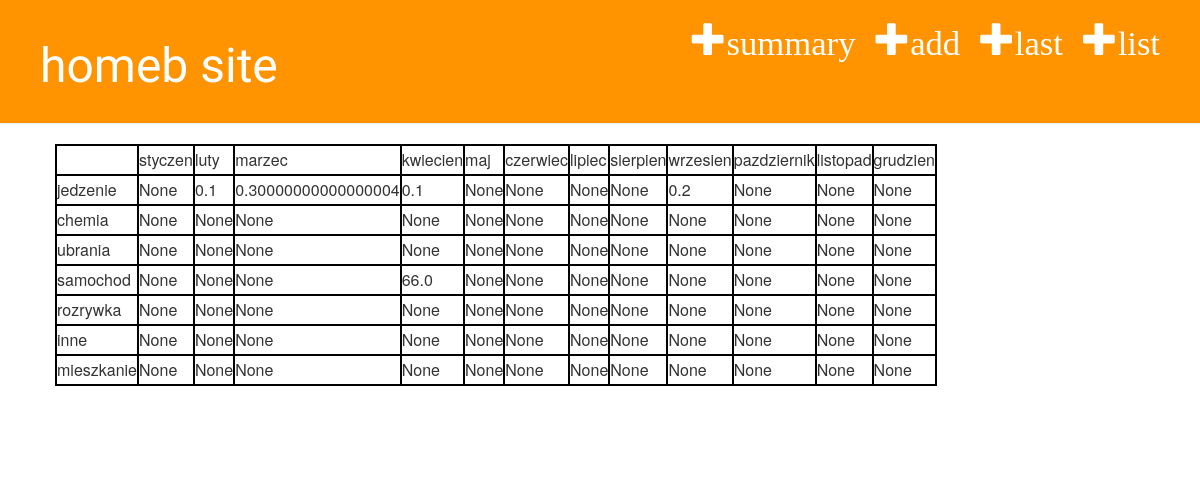
Screenshot of /zakup/podsumowanie/ with the database file from the repository.
### homeb_app/models.py (models this page shows)
class Miesiac(models.Model):
    name = models.CharField(max_length=15)
    def __str__(self):
        return self.name

class Kategoria(models.Model):
    name = models.CharField(max_length=30)
    def __str__(self):
        return self.name

### homeb_app/views.py (the view)
# urls.py: path('zakup/podsumowanie/', views.zakup_month, name='zakup_month'),
def zakup_month(request):
    kategorie = Kategoria.objects.all()
    miesiace = Miesiac.objects.all()
    totals = []
    for miesiac in miesiace:
        m = Zakup.objects.filter(month__name=miesiac).values('total').aggregate(Sum('total'))
        totals.append(miesiac)
        for kategoria in kategorie:
            k = (Zakup.objects.filter(month__name=miesiac, category=kategoria, year=datetime.datetime.now().year).values('category__name', 'total').aggregate(Sum('total')))
            k = k.pop('total__sum', '0')
            totals.append(kategoria)
            totals.append(k)
    return render(request, 'homeb_app/zakup_month.html', ({ 'miesiace': miesiace, 'kategorie': kategorie, 'totals': totals }) )

### homeb_app/templates/homeb_app/zakup_month.html (shortened to what this page needs)
{% extends 'homeb_app/base.html' %}
{% block content %}
    <div class="post">
            <table>
                    <tr>
                        <td width="500"></td>
                        <td width="500" height="30">{{ totals.0 }}</td>
                        <td width="500" height="30">{{ totals.15 }}</td>
                        <td width="500" height="30">{{ totals.30 }}</td>
                        <td width="500" height="30">{{ totals.45 }}</td>
                        <td width="500" height="30">{{ totals.60 }}</td>
                        <td width="500" height="30">{{ totals.75 }}</td>
                        <td width="500" height="30">{{ totals.90 }}</td>
                        <td width="500" height="30">{{ totals.105 }}</td>
                        <td width="500" height="30">{{ totals.120 }}</td>
                        <td width="500" height="30">{{ totals.135 }}</td>
                        <td width="500" height="30">{{ totals.150 }}</td>
                        <td width="500" height="30">{{ totals.165 }}</td>
                    </tr>
                    <tr>
                        <td width="500" height="30">{{ totals.1 }}</td>
                        <td width="500" height="30">{{ totals.2 }}</td>
                        <td width="500" height="30">{{ totals.17 }}</td>
                        <td width="500" height="30">{{ totals.32 }}</td>
                        <td width="500" height="30">{{ totals.47 }}</td>
                        <td width="500" height="30">{{ totals.62 }}</td>
                        <td width="500" height="30">{{ totals.77 }}</td>
                        <td width="500" height="30">{{ totals.92 }}</td>
                        <td width="500" height="30">{{ totals.107 }}</td>
                        <td width="500" height="30">{{ totals.122 }}</td>
                        <td width="500" height="30">{{ totals.137 }}</td>
                        <td width="500" height="30">{{ totals.152 }}</td>
                        <td width="500" height="30">{{ totals.167 }}</td>
                    </tr>
                    <tr>
                        <td width="500" height="30">{{ totals.3 }}</td>
                        <td width="500" height="30">{{ totals.4 }}</td>
                        <td width="500" height="30">{{ totals.19 }}</td>
                        <td width="500" height="30">{{ totals.34 }}</td>
                        <td width="500" height="30">{{ totals.49 }}</td>
                        <td width="500" height="30">{{ totals.64 }}</td>
                        <td width="500" height="30">{{ totals.79 }}</td>
                        <td width="500" height="30">{{ totals.94 }}</td>
                        <td width="500" height="30">{{ totals.109 }}</td>
                        <td width="500" height="30">{{ totals.124 }}</td>
                        <td width="500" height="30">{{ totals.139 }}</td>
                        <td width="500" height="30">{{ totals.154 }}</td>
                        <td width="500" height="30">{{ totals.169 }}</td>
                    </tr>
                    <tr>
                        <td width="500" height="30">{{ totals.5 }}</td>
                        <td width="500" height="30">{{ totals.6 }}</td>
                        <td width="500" height="30">{{ totals.21 }}</td>
                        <td width="500" height="30">{{ totals.36 }}</td>
                        <td width="500" height="30">{{ totals.51 }}</td>
                        <td width="500" height="30">{{ totals.66 }}</td>
                        <td width="500" height="30">{{ totals.81 }}</td>
                        <td width="500" height="30">{{ totals.96 }}</td>
                        <td width="500" height="30">{{ totals.111 }}</td>
                        <td width="500" height="30">{{ totals.126 }}</td>
                        <td width="500" height="30">{{ totals.141 }}</td>
                        <td width="500" height="30">{{ totals.156 }}</td>
                        <td width="500" height="30">{{ totals.171 }}</td>
                    </tr>
                    <tr>
                        <td width="500" height="30">{{ totals.7 }}</td>
                        <td width="500" height="30">{{ totals.8 }}</td>
                        <td width="500" height="30">{{ totals.23 }}</td>
                        <td width="500" height="30">{{ totals.38 }}</td>
                        <td width="500" height="30">{{ totals.53 }}</td>
                        <td width="500" height="30">{{ totals.68 }}</td>
                        <td width="500" height="30">{{ totals.83 }}</td>
                        <td width="500" height="30">{{ totals.98 }}</td>
                        <td width="500" height="30">{{ totals.113 }}</td>
                        <td width="500" height="30">{{ totals.128 }}</td>
                        <td width="500" height="30">{{ totals.143 }}</td>
                        <td width="500" height="30">{{ totals.158 }}</td>
                        <td width="500" height="30">{{ totals.173 }}</td>
                    </tr>
                    <tr>
                        <td width="500" height="30">{{ totals.9 }}</td>
                        <td width="500" height="30">{{ totals.10 }}</td>
                        <td width="500" height="30">{{ totals.25 }}</td>
                        <td width="500" height="30">{{ totals.40 }}</td>
                        <td width="500" height="30">{{ totals.55 }}</td>
                        <td width="500" height="30">{{ totals.70 }}</td>
                        <td width="500" height="30">{{ totals.85 }}</td>
                        <td width="500" height="30">{{ totals.100 }}</td>
                        <td width="500" height="30">{{ totals.115 }}</td>
                        <td width="500" height="30">{{ totals.130 }}</td>
                        <td width="500" height="30">{{ totals.145 }}</td>
                        <td width="500" height="30">{{ totals.160 }}</td>
                        <td width="500" height="30">{{ totals.175 }}</td>
                    </tr>
                    <tr>
                        <td width="500" height="30">{{ totals.11 }}</td>
                        <td width="500" height="30">{{ totals.12 }}</td>
                        <td width="500" height="30">{{ totals.27 }}</td>
                        <td width="500" height="30">{{ totals.42 }}</td>
                        <td width="500" height="30">{{ totals.57 }}</td>
                        <td width="500" height="30">{{ totals.72 }}</td>
                        <td width="500" height="30">{{ totals.87 }}</td>
                        <td width="500" height="30">{{ totals.102 }}</td>
                        <td width="500" height="30">{{ totals.117 }}</td>
                        <td width="500" height="30">{{ totals.132 }}</td>
                        <td width="500" height="30">{{ totals.147 }}</td>
                        <td width="500" height="30">{{ totals.162 }}</td>
                        <td width="500" height="30">{{ totals.177 }}</td>
                    </tr>
                    <tr>
                        <td width="500" height="30">{{ totals.13 }}</td>
                        <td width="500" height="30">{{ totals.14 }}</td>
                        <td width="500" height="30">{{ totals.29 }}</td>
                        <td width="500" height="30">{{ totals.44 }}</td>
                        <td width="500" height="30">{{ totals.59 }}</td>
                        <td width="500" height="30">{{ totals.74 }}</td>
                        <td width="500" height="30">{{ totals.89 }}</td>
                        <td width="500" height="30">{{ totals.104 }}</td>
                        <td width="500" height="30">{{ totals.119 }}</td>
                        <td width="500" height="30">{{ totals.134 }}</td>
                        <td width="500" height="30">{{ totals.149 }}</td>
                        <td width="500" height="30">{{ totals.164 }}</td>
                        <td width="500" height="30">{{ totals.179 }}</td>
                        </tr>
                  </table>
    </div>
{% endblock %}

### homeb_app/static/css/homeb.css (style rules this page uses)
.post { margin-bottom: 70px; }

### homeb_app/templates/homeb_app/zakup_month.html (style rules this page uses)
table, th, td { border: 2px solid black; }

### rows the page displays
Miesiac: name "styczen"
Miesiac: name "luty"
Miesiac: name "marzec"
Miesiac: name "kwiecien"
Miesiac: name "maj"
Miesiac: name "czerwiec"
Miesiac: name "lipiec"
Miesiac: name "sierpien"
Miesiac: name "wrzesien"
Miesiac: name "pazdziernik"
Miesiac: name "listopad"
Miesiac: name "grudzien"
Kategoria: name "jedzenie"
Kategoria: name "chemia"
Kategoria: name "ubrania"
Kategoria: name "samochod"
Kategoria: name "rozrywka"
Kategoria: name "inne"
Kategoria: name "mieszkanie"

### other values shown
{{ totals.2 }} "None"
{{ totals.17 }} "0.1"
{{ totals.32 }} "0.30000000000000004"
{{ totals.47 }} "0.1"
{{ totals.62 }} "None"
{{ totals.77 }} "None"
{{ totals.92 }} "None"
{{ totals.107 }} "None"
{{ totals.122 }} "0.2"
{{ totals.137 }} "None"
{{ totals.152 }} "None"
{{ totals.167 }} "None"
{{ totals.4 }} "None"
{{ totals.19 }} "None"
{{ totals.34 }} "None"
